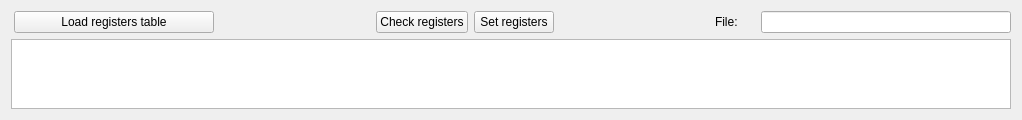
      <widget class="QWidget" name="tab_checkRegisters">
       <attribute name="title">
        <string>Check registers</string>
       </attribute>
       <layout class="QGridLayout" name="gridLayout_15">
        <item row="0" column="0">
         <layout class="QHBoxLayout" name="horizontalLayout_4">
          <item>
           <layout class="QHBoxLayout" name="horizontalLayout_3">
            <property name="sizeConstraint">
             <enum>QLayout::SetMaximumSize</enum>
            </property>
            <property name="leftMargin">
             <number>3</number>
            </property>
            <item>
             <widget class="QPushButton" name="pushButton_loadTable">
              <property name="minimumSize">
               <size>
                <width>200</width>
                <height>0</height>
               </size>
              </property>
              <property name="text">
               <string>Load registers table</string>
              </property>
             </widget>
            </item>
            <item>
             <spacer name="horizontalSpacer">
              <property name="orientation">
               <enum>Qt::Horizontal</enum>
              </property>
              <property name="sizeHint" stdset="0">
               <size>
                <width>40</width>
                <height>20</height>
               </size>
              </property>
             </spacer>
            </item>
            <item>
             <widget class="QPushButton" name="pushButton_checkRegistersFromFile">
              <property name="text">
               <string>Check registers</string>
              </property>
             </widget>
            </item>
            <item>
             <widget class="QPushButton" name="pushButton_setRegistersFromFile">
              <property name="text">
               <string>Set registers</string>
              </property>
             </widget>
            </item>
            <item>
             <spacer name="horizontalSpacer_3">
              <property name="orientation">
               <enum>Qt::Horizontal</enum>
              </property>
              <property name="sizeHint" stdset="0">
               <size>
                <width>40</width>
                <height>20</height>
               </size>
              </property>
             </spacer>
            </item>
            <item>
             <layout class="QFormLayout" name="formLayout">
              <property name="formAlignment">
               <set>Qt::AlignLeading|Qt::AlignLeft|Qt::AlignVCenter</set>
              </property>
              <item row="0" column="0">
               <widget class="QLabel" name="label_8">
                <property name="minimumSize">
                 <size>
                  <width>40</width>
                  <height>0</height>
                 </size>
                </property>
                <property name="text">
                 <string>File:</string>
                </property>
               </widget>
              </item>
              <item row="0" column="1">
               <widget class="QLineEdit" name="lineEdit_registersFile">
                <property name="minimumSize">
                 <size>
                  <width>250</width>
                  <height>0</height>
                 </size>
                </property>
               </widget>
              </item>
             </layout>
            </item>
           </layout>
          </item>
         </layout>
        </item>
        <item row="1" column="0">
         <widget class="QTableWidget" name="tableFromFile">
          <property name="enabled">
           <bool>true</bool>
          </property>
          <property name="sizePolicy">
           <sizepolicy hsizetype="Expanding" vsizetype="Expanding">
            <horstretch>0</horstretch>
            <verstretch>0</verstretch>
           </sizepolicy>
          </property>
          <property name="minimumSize">
           <size>
            <width>1000</width>
            <height>50</height>
           </size>
          </property>
          <property name="sizeAdjustPolicy">
           <enum>QAbstractScrollArea::AdjustToContents</enum>
          </property>
         </widget>
        </item>
       </layout>
      </widget>
